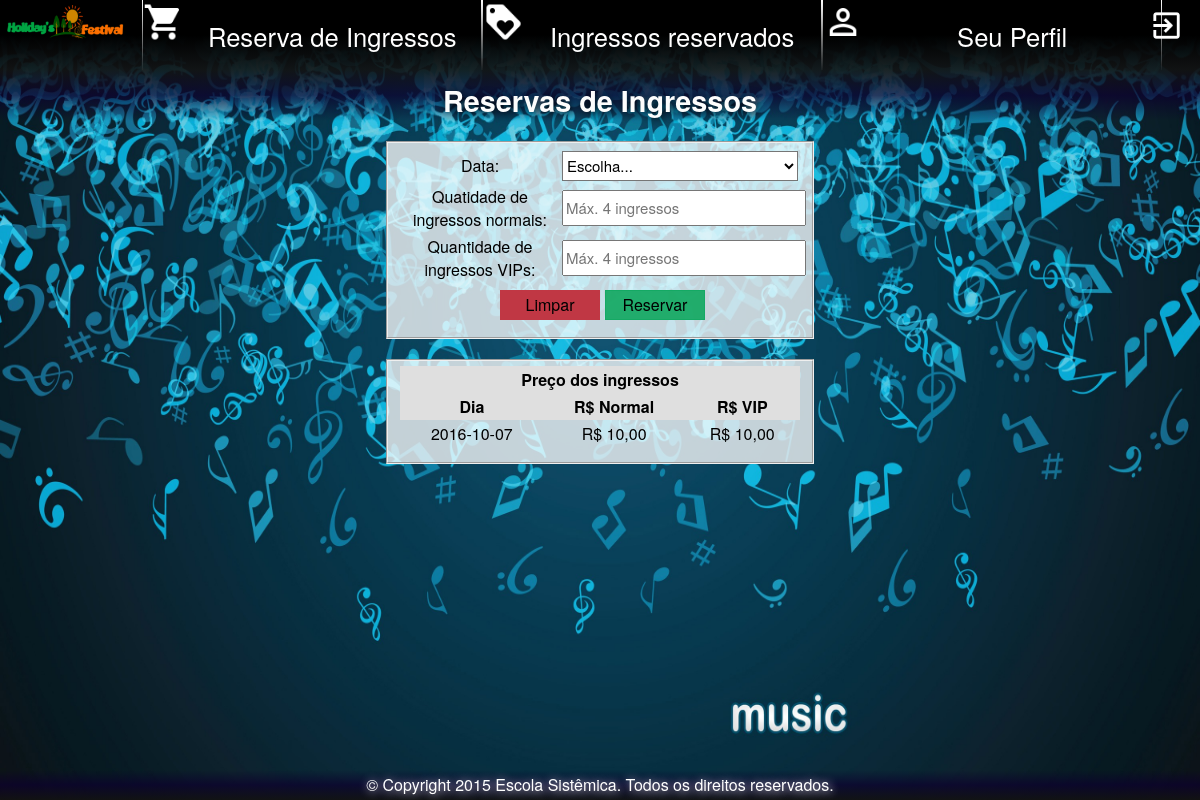
Screenshot of /system/client/ff_main_client.php?folder=tickets&file=ff_fmbooking_tickets (signed in) with the database file from the repository.
### tables this page shows
CREATE TABLE `availabletickets` (
  `id` tinyint(1) UNSIGNED ZEROFILL NOT NULL COMMENT 'Será gerado um ID que corresponde para cada ingresso disponível.',
  `dates_id` tinyint(1) UNSIGNED ZEROFILL NOT NULL COMMENT 'ID da data em que o ingresso disponível estará vinculado.',
  `normal_quantity` int(6) UNSIGNED ZEROFILL NOT NULL COMMENT 'Quantidade de ingressos normais que serão disponibilizados para a reserva.',
  `normal_value` decimal(5,2) UNSIGNED ZEROFILL NOT NULL COMMENT 'Preço de cada ingresso normal disponível para a reserva.',
  `vip_quantity` int(6) UNSIGNED ZEROFILL NOT NULL COMMENT 'Quantidade de ingressos VIP`s que serão disponibilizados para a reserva.',
  `vip_value` decimal(6,2) UNSIGNED ZEROFILL NOT NULL COMMENT 'Preço de cada ingresso VIP disponível para a reserva.'
);

CREATE TABLE `dates` (
  `id` tinyint(1) UNSIGNED ZEROFILL NOT NULL COMMENT 'Um id será gerado para registrar os dias em que acontecerão o evento.',
  `date` date NOT NULL COMMENT 'Data correspondente aos dias em que o evento ocorrerá.',
  `description` text COMMENT 'Descrição de cada dia em que uma data foi registrada.'
);

### system/client/tickets/ff_fmbooking_tickets.php (the view, shortened to what this page needs)
<h2>Reservas de Ingressos</h2>
<fieldset>
  <?php
    $sql_sel_dates           = "SELECT dates.id, dates.date FROM dates INNER JOIN availabletickets ON availabletickets.dates_id=dates.id";
    $sql_sel_dates_preparado = $conexaobd->prepare($sql_sel_dates);
    $sql_sel_dates_preparado->execute();
  ?>
	<form name="frmreserva" method="post" action="?folder=tickets&file=ff_booking_tickets" onsubmit="return validaReserva()">
		<table>
			<tr>
				<td width="40%">Data:</td>
				<td>
					<select name="seldata">
						<option value="">Escolha...</option>
					</select>
				</td>
			</tr>
			<tr>
				<td width="40%">Quatidade de ingressos normais:</td>
				<td><input type="text" name="txtqtdeingnormais" placeholder="Máx. 4 ingressos" maxlength="10"></td>
			</tr>
			<tr>
				<td width="40%">Quantidade de ingressos VIPs:</td>
				<td><input type="text" name="txtqtdeingvips" placeholder="Máx. 4 ingressos" maxlength="10"></td>
			</tr>
			<tr>
				<td colspan="2" align="center"><button type="reset">Limpar</button><button type="submit">Reservar</button></td>
			</tr>
		</table>
	</form>
</fieldset>
<fieldset>
  <table>
    <tr>
      <th colspan='3'>Preço dos ingressos</th>
    </tr>
    <tr>
      <th>Dia</th>
      <th>R$ Normal</th>
      <th>R$ VIP</th>
    </tr>
    <?php
      $sql_sel_availabletickets           = "SELECT availabletickets.id, availabletickets.normal_value, availabletickets.vip_value, dates.date FROM availabletickets INNER JOIN dates ON availabletickets.dates_id=dates.id";
      $sql_sel_availabletickets_preparado = $conexaobd->prepare($sql_sel_availabletickets);
      $sql_sel_availabletickets_preparado->execute();
      if($sql_sel_availabletickets_preparado->rowCount()>0){
        while($sql_sel_availabletickets_dados = $sql_sel_availabletickets_preparado->fetch()){
          ?>
          <tr>
            <td><?php echo $sql_sel_availabletickets_dados['date']; ?></td>
            <td>R$ <?php echo number_format($sql_sel_availabletickets_dados['normal_value'], 2, ',', '.') ?></td>
            <td>R$ <?php echo number_format($sql_sel_availabletickets_dados['vip_value'], 2, ',', '.') ?></td>
          </tr>
          <?php
        }
      }
     ?>
  </table>
</fieldset>

### layout/css/ff_client_css.css (style rules this page uses)
body,html { height:100%;margin:0 auto;background-image:url(../images/client/bg_default.jpg);background-size:100% 100%!important }
* { font-family:Helvetica Neue,Helvetica,Arial,sans-serif }
div#content fieldset { width:400px;min-height:30px;margin:20px auto 10px }
div#content fieldset form { margin:0 }
div#content,div#content fieldset table { width:100% }
div#content fieldset input { width:100%;height:30px;font-size:15px }
div#content fieldset select { width:100%;height:30px;font-size:15px;background-color:#FFF }
div#content fieldset button { width:100px;height:30px;margin-top:5px;font-size:16px;cursor:pointer }
footer,h2 { width:100% }
div#content fieldset button[type=submit] { background-color:#3bb003;border:1px solid #3bb003 }
div#content table { margin:0 auto 5px;min-width:400px;min-height:30px;border-color:#000;border-collapse:collapse }
div#content table th { padding:2px;background-color:#DFDFDF }
div#content table td { padding:2px }
h2 { padding-top:10px;margin:0;background:linear-gradient(rgba(18,18,18,.9),rgba(12,0,45,.72) ,transparent);color:#FDFDFD;text-shadow:1px 1px 10px #000;font-size:1.8em }
fieldset { background:rgba(255,255,255,.76) }
div#content fieldset button[type=submit] { background-color:rgba(21,169,100,.93);border:1px solid rgba(21,169,100,.93);margin-left:5px }
div#content fieldset button[type=reset] { background-color:#c03744;border:1px solid #c03744;margin-left:5px }

### rows the page displays
availabletickets: dates.date "2016-10-07", normal_value "10,00", vip_value "10,00"
